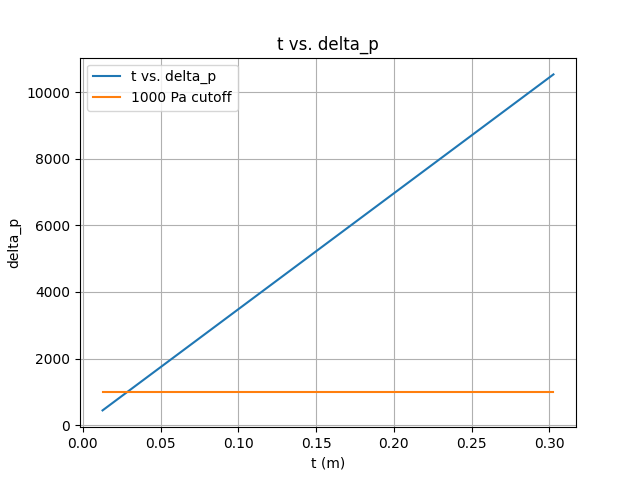

Recreate this plot in Python.
import data
import constants
import matplotlib.pyplot as plt 

plt.plot(data.z, [data.delta_p(constants.alpha, constants.A, a) for a in data.z], label = "t vs. delta_p")
plt.plot(data.z, [1000 for a in data.z], label = "1000 Pa cutoff")
plt.xlabel("t (m)")
plt.ylabel("delta_p")
plt.title("t vs. delta_p")
plt.grid()
plt.legend()
plt.show()
